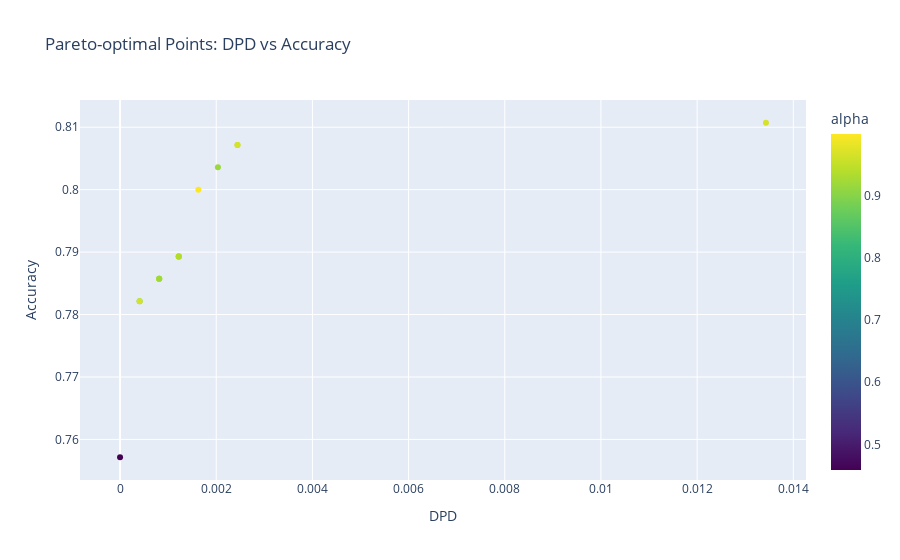

Write notebook code for a chart like this one.
### Code cell
# 6. Plot only non-dominated (Pareto-optimal) points
import pandas as pd
import plotly.express as px

def is_pareto_efficient(acc, dpd):
    n = len(acc)
    mask = [True]*n
    for i in range(n):
        for j in range(n):
            if (acc[j]>=acc[i] and dpd[j]<=dpd[i]) and (acc[j]>acc[i] or dpd[j]<dpd[i]):
                mask[i] = False
                break
    return mask

# compute mask and build DataFrame
pareto_mask = is_pareto_efficient(acc_vals, dpd_vals)
plot_df = pd.DataFrame({
    'DPD':       dpd_vals,
    'Accuracy':  acc_vals,
    'alpha':     alpha_vals,
    'Pareto':    ['Yes' if m else 'No' for m in pareto_mask]
})

# filter to only Pareto-optimal
pareto_df = plot_df[plot_df['Pareto']=='Yes']

# scatter
fig = px.scatter(
    pareto_df,
    x='DPD',
    y='Accuracy',
    color='alpha',
    color_continuous_scale='Viridis',
    hover_data=['alpha','DPD','Accuracy'],
    title='Pareto-optimal Points: DPD vs Accuracy'
)
fig.show()

### Figure 1 — Plotly figure (JSON) as saved in the notebook; plotly's stock layout.template omitted (floating-point values rounded to 4 significant figures)
{"data": [{"customdata": [[0.9665], [0.9411], [0.9806], [0.917], [0.4587], [0.8851], [0.9243], [0.9666], [0.9445], [0.9393], [0.8808], [0.9864], [0.948], [0.9198], [0.9994], [0.9766], [0.9341], [0.9672]], "hovertemplate": "DPD=%{x}<br>Accuracy=%{y}<br>alpha=%{marker.color}<extra></extra>", "legendgroup": "", "marker": {"color": [0.9665, 0.9411, 0.9806, 0.917, 0.4587, 0.8851, 0.9243, 0.9666, 0.9445, 0.9393, 0.8808, 0.9864, 0.948, 0.9198, 0.9994, 0.9766, 0.9341, 0.9672], "coloraxis": "coloraxis", "symbol": "circle"}, "mode": "markers", "name": "", "orientation": "v", "showlegend": false, "type": "scatter", "x": [0.01343, 0.002442, 0.001221, 0.002035, 0.0, 0.000814, 0.001221, 0.002442, 0.001221, 0.001221, 0.000407, 0.000814, 0.000814, 0.000814, 0.001628, 0.001221, 0.001221, 0.000407], "xaxis": "x", "y": [0.8107, 0.8071, 0.7893, 0.8036, 0.7571, 0.7857, 0.7893, 0.8071, 0.7893, 0.7893, 0.7821, 0.7857, 0.7857, 0.7857, 0.8, 0.7893, 0.7893, 0.7821], "yaxis": "y"}], "layout": {"coloraxis": {"colorbar": {"title": {"text": "alpha"}}, "colorscale": [[0, "#440154"], [0.1111, "#482878"], [0.2222, "#3e4989"], [0.3333, "#31688e"], [0.4444, "#26828e"], [0.5556, "#1f9e89"], [0.6667, "#35b779"], [0.7778, "#6ece58"], [0.8889, "#b5de2b"], [1, "#fde725"]]}, "legend": {"tracegroupgap": 0}, "title": {"text": "Pareto-optimal Points: DPD vs Accuracy"}, "xaxis": {"anchor": "y", "domain": [0, 1], "title": {"text": "DPD"}}, "yaxis": {"anchor": "x", "domain": [0, 1], "title": {"text": "Accuracy"}}}}
